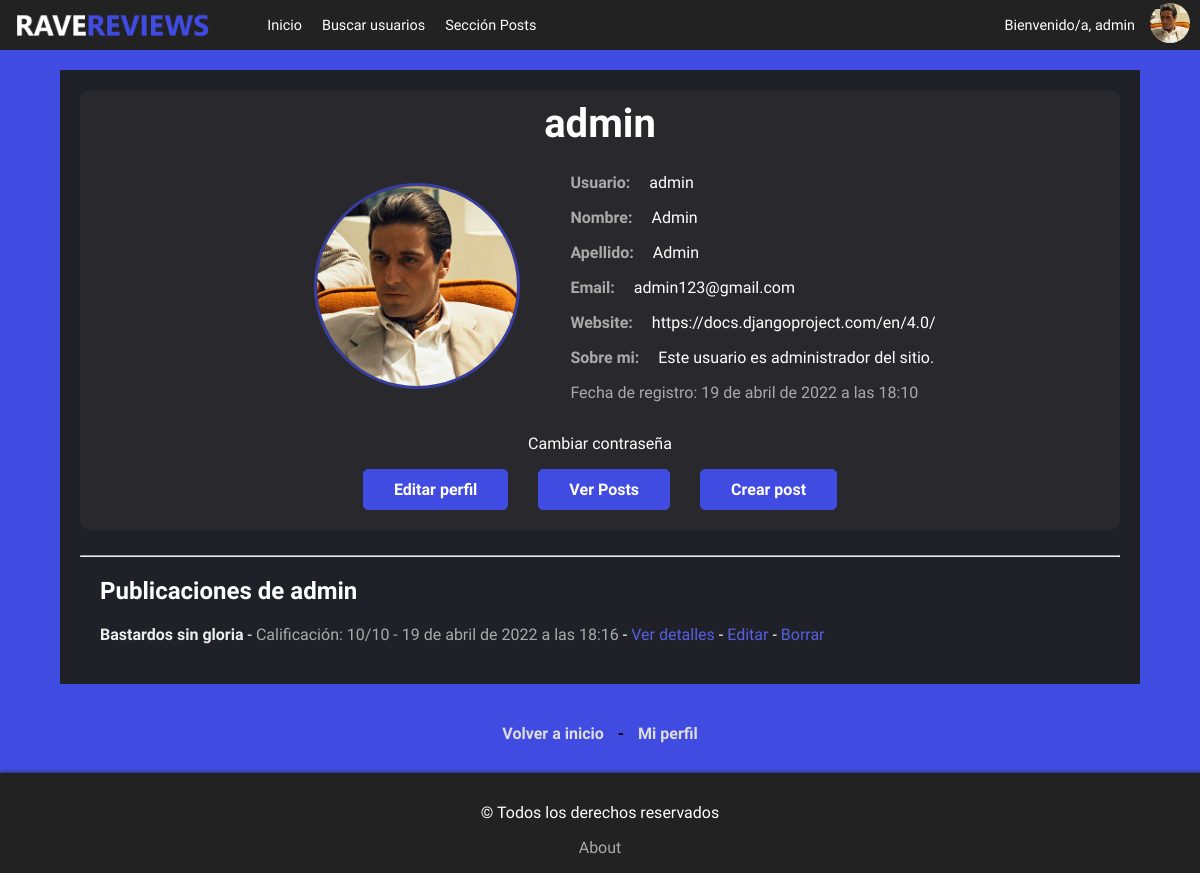
The page /accounts/profile/my_profile (signed in) on the database its author committed.
### accounts/models.py (models this page shows, shortened)
class UserProfile(models.Model):
    user = models.OneToOneField(User, on_delete=models.CASCADE)
    avatar = models.ImageField(upload_to='avatares/', default='default.jpg')
    description = models.TextField(null=True, blank=True)
    website = models.CharField(max_length=220, null=True, blank=True)

### blogs/models.py (models this page shows, shortened)
class Blog(models.Model):
    title = models.CharField(max_length=255)
    subtitle = models.CharField(max_length=255)
    author = models.ForeignKey(User, on_delete=models.CASCADE)
    body = RichTextField(null=True, blank=True)
    blog_image = models.ImageField(upload_to='blogs/', blank=True)
    date = models.DateTimeField(auto_now_add=True)
    modification_date = models.DateTimeField(auto_now=True)
    calification = models.IntegerField(
        validators=[MinValueValidator(0),
                    MaxValueValidator(10)])

### accounts/views.py (the view)
# urls.py: path('accounts/profile/my_profile', my_profile, name='my_profile'),
@login_required
def my_profile(request):
    user = request.user
    posts = Blog.objects.filter(author=user)
    context = {
        'usuario': user,
        'nombre': user.first_name,
        'apellido': user.last_name,
        'email': user.email,
        'avatar': user.userprofile.avatar,
        'description': user.userprofile.description,
        'website': user.userprofile.website,
        'date_joined': user.date_joined,
        'posts':posts
        }
    return render(request, 'my_profile.html', context)

### accounts/templates/my_profile.html (shortened to what this page needs)
{% extends "index.html" %}
{% block estilos %}
    {% load static %}
    <link rel="stylesheet" href={% static "css\profile.css" %}>
{% endblock estilos %}
{% block perfil %}
<div class='perfil-grilla'>
    <div class='main-contenedor'>
        <div class='cont-tarjeta'>
            <h3 class='titulo-perfil'>{{request.user.username}}</h3>
            <div class='tarjeta-perfil'>
                <div class='contenedor-avatar'>
                    <img class='perfil-avatar' src="{{request.user.userprofile.avatar.url}}" alt="Foto de perfil">
                </div>
                <div class='contenedor-datos'>
                    <p><span class='prop'>Usuario: </span>{{usuario.username}}</p>
                    {% if nombre %}
                    <p><span class='prop'>Nombre: </span>{{nombre}}</p>
                    {% else %}
                        <p><span class='prop'>Nombre: </span>Sin datos...</p>
                    {% endif %}
                    {% if apellido %}
                    <p><span class='prop'>Apellido: </span>{{apellido}}</p>
                    {% else %}
                    <p><span class='prop'>Apellido: </span>Sin datos...</p>
                    {% endif %}
                    {% if email %}
                    <p><span class='prop'>Email: </span>{{email}}</p>
                    {% endif %}
                    {% if website %}
                    <p><span class='prop'>Website: </span><a style="text-decoration:none; color:white" href="{{website}}" target='_blank'>{{website}}</a></p>
                    {% endif %}
                    {% if description %}
                    <p><span class='prop'>Sobre mi: </span>{{description}}</p>
                    {% endif %}
                    <p><span class='prop-2'>Fecha de registro: {{date_joined}}</span></p>
                </div>
            </div>
            <p style='text-align: center'><a style='text-decoration: none; color:white' href={% url 'change_password' %}>Cambiar contraseña</a></p>
            <div class='botones-perfil'>
                <br>
                {% if request.user.username == usuario.username %}
                    <a class='boton' href={% url 'update_profile' %}> Editar perfil</a>
                {% endif %}
                <a class='boton' href={% url 'my_post_list' %}>Ver Posts</a>
                <a class='boton' href={% url 'new_post' %}>Crear post</a>
            </div>
        </div>
        <hr>
        <div class='post-section'>
            <h2>Publicaciones de {{usuario}}</h2>
            {% if posts %}
                {% for post in posts %}
                    <p class='post-item'>
                        <span class='post-titulo'>{{post.title}} </span> -
                        <span class='post-calificacion'>Calificación: {{post.calification}}/10 - {{post.date}}</span> -
                        <a class='post-detalles' href={% url 'post_detail' author=post.author pk=post.pk %}>Ver detalles</a> -
                        <a class='post-detalles' href={% url 'edit_post' pk=post.pk %}>Editar</a> -
                        <a class='post-detalles' href={% url 'delete_post' pk=post.pk %}>Borrar</a>
                    </p>
                {% endfor %}
            {% else %}
                <p>El usuario no ha realizado ninguna review por el momento...</p>
            {% endif %}
        </div>
    </div>
</div>
<div class='final-links'><a href={% url 'home' %}>Volver a inicio</a> - <a href={% url 'my_profile' %}>Mi perfil</a></div>
{% endblock perfil %}

### index/templates/index.html (shortened to what this page needs)
<!DOCTYPE html>
<html lang="en">
<head>
    {% load static %}
    <link rel="stylesheet" href={% static "css\style.css" %}>
    <link rel="stylesheet" href={% static "css\nav-style.css" %}>
    {% block estilos %}
    {% endblock estilos %}
</head>
<body>
    <div class='super-container'>
        <div class:'sub-container'>
            {% if user.is_authenticated %}
                <nav>
                    <div class="cont-izq">
                        <a href={% url 'home' %}><img class='pagina-logo' src="{% static 'images/logo-1.png' %}" alt=""></a>
                        <ul class="lista-enlaces">
                            <li><a href={% url 'home' %}>Inicio</a></li>
                            <li><a href={% url 'users_search' %}>Buscar usuarios</a></li>
                            <li><a href={% url 'post_section' %}>Sección Posts</a></li>
                        </ul>
                    </div>
                    <div class="cont-usuario">
                        <p>Bienvenido/a, {{request.user.username}}</p>
                        <div><img class='perfil-logo' src='{{request.user.userprofile.avatar.url}}' alt=""></div>
                    </div>
                </nav>
            {% endif %}
        {% block loginmain %}
        {% block logout %}
        {% block perfil %}{% endblock perfil %}
        {% endblock logout %}
        {% endblock loginmain %}
    </div>
<div class='sub-container'>
    <footer class = 'footer'>
        <p class='texto-footer'>© Todos los derechos reservados</p>
        <p><a href={% url 'about' %}>About</a></p>
    </footer>
</div>
</div>
</body>
</html>

### index/static/css/style.css (style rules this page uses)
html { background-color: #404be2; margin: 0; padding: 0; font-family: 'Varela Round', sans-serif; min-height: 100%; box-sizing: border-box; }
body { margin: 0; padding: 0; min-height: 100%; height: 100vh; }
.boton { padding: 10px 30px; font-family: 'Varela Round'; background-color: #404be2; display: inline-block; text-decoration: none; color: #FFF; font-weight: bold; border-radius: 5px; border: 1px solid #404be2; cursor: pointer; transition: all 0.2s; margin: 0 20px; text-align: center; }
.final-links { text-align: center; font-weight: bold; margin: 10px 0px 30px 0; }
.final-links a { text-decoration: none; color: #DDD; transition: all 0.3s; margin: 0 10px; }
.super-container { height: 100%; display: flex; flex-direction: column; justify-content: space-between; }
.footer { height: 100px; width: 100%; display: flex; flex-direction: column; align-items: center; justify-content: flex-end; background-color: #222; color: #fff; box-shadow: 0px 0px 4px #222; }
.texto-footer { margin: 0; }
.footer a { color: #aaa; text-decoration: none; }

### index/static/css/nav-style.css (style rules this page uses)
html, body { margin: 0px; padding: 0px; }
nav { display: flex; height: 50px; width: 100%; box-sizing: border-box; justify-content: space-between; align-items: center; background-color: #222; align-items: center; }
.pagina-logo { max-height: 30px; display: block; padding-left: 10px; transition: all 0.3s; }
.perfil-logo { width: 40px; height: 40px; object-fit: cover; border-radius: 50%; margin-right: 10px; cursor: pointer; }
.cont-izq { display: flex; align-items: center; justify-content: flex-start; font-size: 0.9em; }
.cont-usuario { display: flex; flex-wrap: nowrap; color: #fff; margin: 0 0px; align-items: center; }
.cont-usuario p { margin-right: 15px; font-size: 0.9em; }
.lista-enlaces { display: flex; flex-wrap: nowrap; }
.lista-enlaces li { display: inline-block; }
.lista-enlaces li a { text-decoration: none; color: #fff; margin: 0 10px; text-align: center; border: none; display: inline-block; transition: all 0.2s; }

### index/static/css/profile.css (style rules this page uses)
html { background-color: #404be2; height: 100%; font-family: 'Varela Round', sans-serif; }
body { height: 100%; }
.perfil-grilla { display: flex; flex-direction: column; flex-wrap: wrap; width: 90%; margin: 20px auto; }
.main-contenedor { background-color: rgba(31, 31, 31, 0.95); color: #FFF; padding: 20px; box-sizing: border-box; margin-bottom: 20px; }
.cont-tarjeta { display: flex; flex-direction: column; background-color: rgba(51, 51, 51, 0.5); border-radius: 10px; box-sizing: border-box; margin-bottom: 25px; }
.tarjeta-perfil { display: flex; justify-content: center; flex-wrap: wrap; align-items: center; }
.titulo-perfil { text-align: center; font-size: 2.5em; margin: 10px 0; }
.perfil-avatar { width: 200px; height: 200px; object-fit: cover; border-radius: 50%; border: 3px solid #404be2a2; margin: 20px 50px; }
.prop { font-weight: bold; color: #aaa; margin-right: 15px; }
.prop-2 { color: #aaa; margin-right: 10px; }
.botones-perfil { display: flex; justify-content: center; margin-bottom: 20px; }
.boton { margin: 0px 15px; }
.post-section { margin: 20px; }
.post-item { margin: 5px 0; }
.post-detalles { text-decoration: none; color: #565fe1; }
.post-titulo { font-weight: bold; color: #EEE }
.post-calificacion { color: #aaa; }

### rows shown on the page
UserProfile: website "https://docs.djangoproject.com/en/4.0/", description "Este usuario es administrador del sitio."
Blog: title "Bastardos sin gloria", calification "10", date "19 de abril de 2022 a las 18:16"

### other values the page prints
{{ request.user.username }} "admin"
{{ usuario.username }} "admin"
{{ nombre }} "Admin"
{{ apellido }} "Admin"
{{ email }} "admin123@gmail.com"
{{ date_joined }} "19 de abril de 2022 a las 18:10"
{{ usuario }} "admin"
